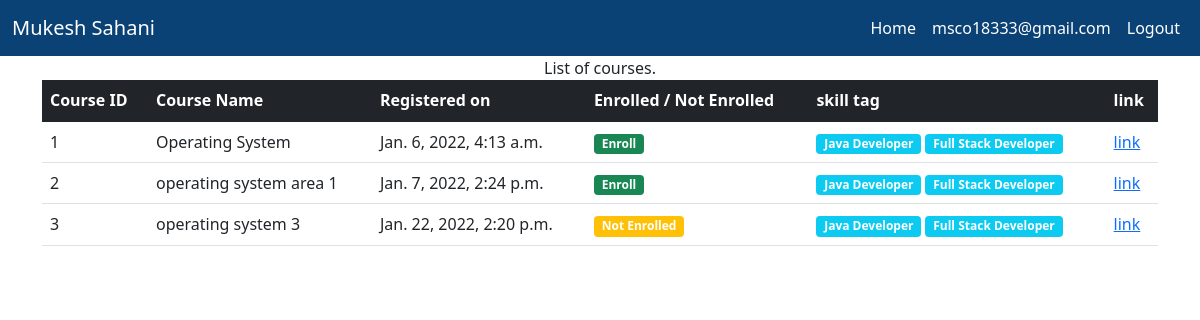
/student-domain/ (signed in), run on an earlier commit of the app's database.
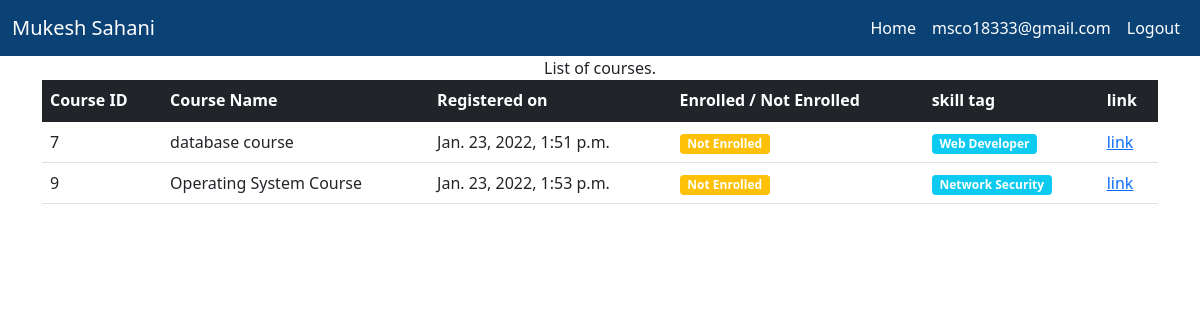
And on a later commit of the database.
### course_system/models.py (models this page shows, shortened)
class CourseData(models.Model):
    course_id = models.AutoField(primary_key=True)
    course_name = models.CharField(max_length=255, blank=True)
    course_json_file = models.FileField(upload_to='documents/')
    uploaded_at = models.DateTimeField(auto_now_add=True)

class DomainData(models.Model):
    domain_name = models.CharField(max_length=100)

### student_panel/views.py (the view)
# urls.py: path('student-domain/', views.student_intrest_course_list,name="Dpopup")
@login_required
def student_intrest_course_list(request):
    context = {}
    course_map_list = list_course_student_preferece(request.user)
    print("-------------------------")
    print(course_map_list)
    print("---------------------------")
    context['course_map_list'] = course_map_list
    return render(request, 'student_panel/student_panel_interest_course.html',context)

### course_system/core.py (called while the page is built)
def find_text(input_text : str, target_str_list : list) -> bool:
    for target_str in target_str_list:
        if input_text.lower().find(target_str.lower()) != -1:
            return True
    return False

def get_tag_course(course_object : CourseData) -> list:
    tag_course_list = []
    skill_list = [ skill.domain_name for skill in DomainData.objects.all() ]
    for skill in skill_list:
        skill_word_data_object = SkillHotWords.objects.filter(skill_name = skill)
        skill_list_hot_words = [sk.hot_word for sk in skill_word_data_object]
        if skill_list_hot_words != []:
            print(skill_list_hot_words)
            skill_map_object = CourseSkillMap(course_json_extractor=CourseJSONdataExtractor(course_json_object=get_json_object_course(course_object)), skill_hot_work_list=skill_list_hot_words)
            if skill_map_object.is_required():
                tag_course_list.append(skill)
    print("-----------")
    print(tag_course_list)
    print("-----------")
    return tag_course_list

    def get_subject_name(self) -> str:
        return self.__subject_name

    def get_course_application(self) -> list:
        return self.__course_application

### student_panel/templates/student_panel/student_panel_interest_course.html (shortened to what this page needs)
{% extends 'student_panel_basic.html' %}
{% load static %}
{% block body %}
    <div class="container">
        <center>
            List of courses.
        </center>
    </div>
    <div class="container">
        <table class="table">
            <thead class="table-dark">
                <th scope="col">
                    Course ID
                </th>
                <th scope="col">
                    Course Name
                </th>
                <th scope="col">
                    Registered on
                </th>
                <th scope="col">
                    Enrolled / Not Enrolled
                </th>
                <th scope="col">
                    skill tag
                </th>
                <th scope="link">
                    link
                </th>
            </thead>
            <tbody>
                {% for course_map in course_map_list %}
                <tr>
                    <td>
                        {{ course_map.course_data.course_id }}
                    </td>
                    <td>
                        {{ course_map.course_data.course_name }}
                    </td>
                    <td>
                        {{ course_map.course_data.uploaded_at }}
                    </td>
                    <td>
                        {% if course_map.enroll %}
                            <span class="badge bg-success">
                                Enroll
                            </span>
                        {% else %}
                            <span class="badge bg-warning">
                                Not Enrolled
                            </span>
                        {% endif %}
                    </td>
                    <td>
                        {% for tag in course_map.tag_list %}
                            <span class="badge bg-info">
                                {{ tag }}
                            </span>
                        {% endfor %}
                    </td>
                    <td>
                        <a href="/course/courseview/{{ course_map.course_data.course_id }}">link</a>
                    </td>
                </tr>
                {% endfor %}
            </tbody>
        </table>
    </div>
{% endblock %}

What changed in the data, as far as the page shows it:
removed CourseData: course_data.course_id "1", course_data.course_name "Operating System", course_data.uploaded_at "Jan. 6, 2022, 4:13 a.m."
no longer on this page (row unchanged): DomainData: tag_list "Java Developer" "Java Developer" "Java Developer"
no longer on this page (row unchanged): DomainData: tag_list "Full Stack Developer" "Full Stack Developer" "Full Stack Developer"
removed CourseData: course_data.course_id "2", course_data.course_name "operating system area 1", course_data.uploaded_at "Jan. 7, 2022, 2:24 p.m."
removed CourseData: course_data.course_id "3", course_data.course_name "operating system 3", course_data.uploaded_at "Jan. 22, 2022, 2:20 p.m."
added CourseData: course_data.course_id "7", course_data.course_name "database course", course_data.uploaded_at "Jan. 23, 2022, 1:51 p.m."
now on this page (row unchanged): DomainData: tag_list "Web Developer"
added CourseData: course_data.course_id "9", course_data.course_name "Operating System Course", course_data.uploaded_at "Jan. 23, 2022, 1:53 p.m."
now on this page (row unchanged): DomainData: tag_list "Network Security"
Also different on the page:
new list line: "Not Enrolled link"
list line gone: "Enroll link"
list line gone: "Not Enrolled link"
